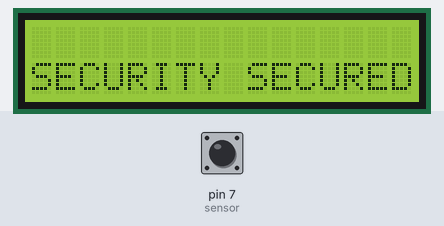
Bench run of a sketch on a simulated Arduino Uno, built with avr-gcc and run on an emulated ATmega328P. Parts: 16×2 character LCD. Inputs (shaded band) come from the test bench; at power-on: pin 7 (sensor) LOW. What the sketch prints to the serial monitor is not drawn.

Above: at 1.3 s.
1.4 s: pin 7 (sensor) driven HIGH
At 2.5 s:
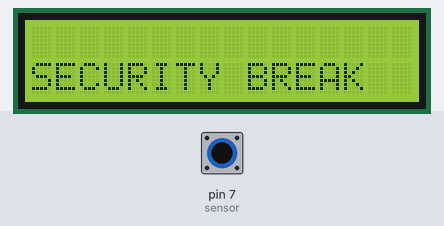
2.9 s: pin 7 (sensor) driven LOW
At 4.2 s:
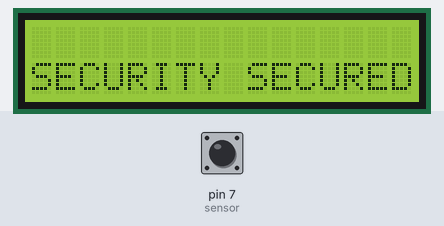
5.9 s: pin 7 (sensor) pulsed HIGH 5 times (0.12 s each, 0.3 s apart)
At 6.29 s:
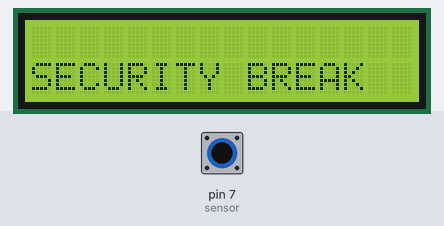
10.4 s: pin 7 (sensor) pulsed HIGH 5 times (0.12 s each, 0.3 s apart)
Timing chart, 0 to 13.4 s (numbered marks = the images above; inputs shaded):
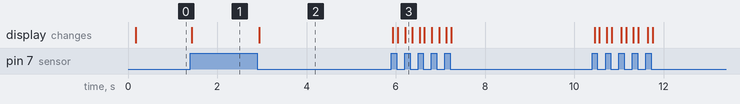

The sketch:

Code_Transmitter.ino
```cpp
#include <LiquidCrystal.h>
LiquidCrystal lcd (13,12,11,10,9,8);
const int sensor = 7;
int sensor_state = 0;

void setup() {
 lcd.begin(16,2);
  Serial.begin(9600);
  pinMode(sensor, INPUT);
  lcd.setCursor(0,0);
  lcd.print("SECURITY SYSTEM");
  lcd.setCursor(0,1);
  lcd.print("OF RESTRICTED AREA");
  delay(100);
}

void loop() {
sensor_state = digitalRead(sensor);
  if(sensor_state == HIGH) {
    lcd.clear();
    int sensor_byte=10;
    Serial.write(sensor_byte);
    lcd.setCursor(0,1);
    lcd.print("SECURITY BREAK");
    delay(50);
  }

  else {
    lcd.clear ();
    int sensor_byte=20;
    Serial.write(sensor_byte);
    lcd.setCursor(0,1);
    lcd.print("SECURITY SECURED");
    delay(50);
  }
}
```

Measured:
- after the input at 1.4 s, the display: changes at once (image 1)
- after the input at 2.9 s, the display: changes at once (image 2)
- after the input at 5.9 s, the display: changes at once (image 3)
